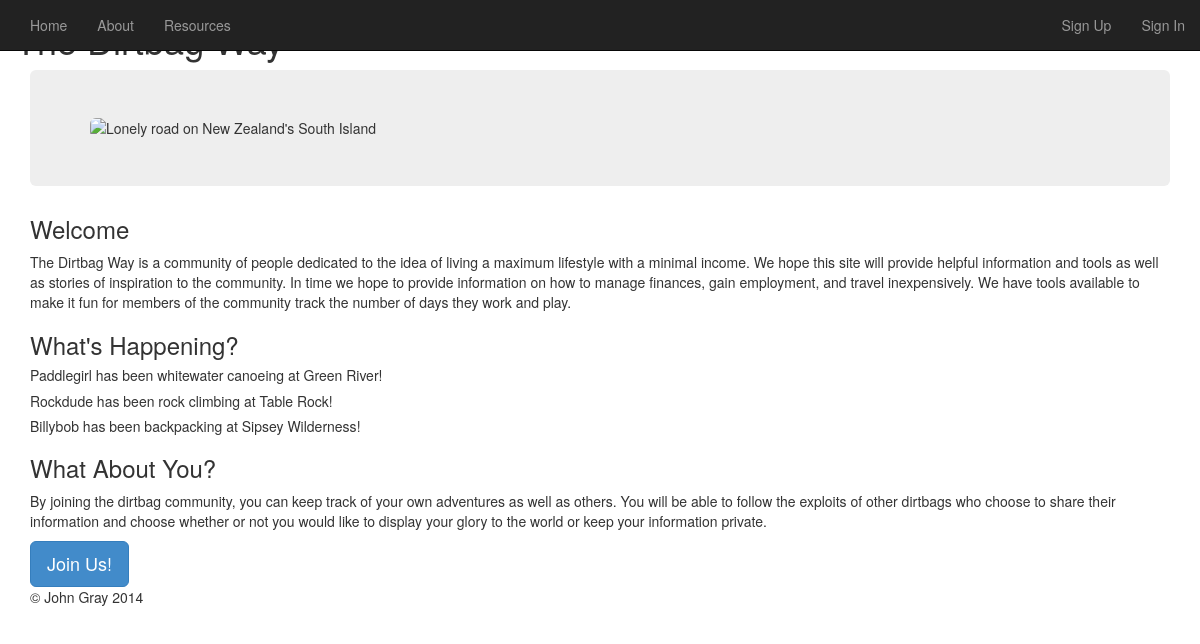
The page / on the database its author committed.
### tables this page shows
CREATE TABLE `entry_ent` (
  `id_ent` int(11) NOT NULL AUTO_INCREMENT,
  `id_usr_ent` int(11) NOT NULL,
  `id_atv_ent` int(11) NOT NULL,
  `id_rol_ent` int(11) NOT NULL,
  `date_ent` date NOT NULL,
  `num_days_ent` float unsigned NOT NULL,
  `location_ent` varchar(255) DEFAULT NULL,
  `id_sts_ent` int(11) NOT NULL,
  `id_cts_ent` int(11) NOT NULL,
  `route_ent` varchar(255) NOT NULL,
  `distance_ent` float unsigned DEFAULT NULL,
  `description_ent` longtext,
  PRIMARY KEY (`id_ent`),
  KEY `fk_entry_ent_users_usr_idx` (`id_usr_ent`),
  KEY `fk_entry_ent_activity_atv1_idx` (`id_atv_ent`),
  KEY `fk_entry_ent_role_rol1_idx` (`id_rol_ent`),
  KEY `fk_entry_ent_states_sts1_idx` (`id_sts_ent`),
  KEY `fk_entry_ent_countries_cts1_idx` (`id_cts_ent`)
);

CREATE TABLE `users_usr` (
  `id_usr` int(11) NOT NULL AUTO_INCREMENT,
  `username_usr` varchar(45) NOT NULL,
  `password_usr` varchar(75) NOT NULL,
  `privileges_usr` varchar(45) NOT NULL DEFAULT 'user',
  `fname_usr` varchar(45) NOT NULL,
  `lname_usr` varchar(45) NOT NULL,
  `visibility_usr` varchar(10) NOT NULL DEFAULT 'private',
  `profile_usr` mediumtext NOT NULL,
  PRIMARY KEY (`id_usr`),
  UNIQUE KEY `username_usr_UNIQUE` (`username_usr`)
);

CREATE TABLE `activity_atv` (
  `id_atv` int(11) NOT NULL AUTO_INCREMENT,
  `name_atv` varchar(45) NOT NULL,
  `description_atv` mediumtext NOT NULL,
  PRIMARY KEY (`id_atv`),
  UNIQUE KEY `name_atv_UNIQUE` (`name_atv`)
);

### util/main.php (called while the page is built, shortened)
<?php
$uri = $_SERVER['REQUEST_URI'];
$dirs = explode('/', $uri);
$app_path = '/' . $dirs[1] . '/';
?>

### model/log_entry_db.php (called while the page is built, shortened)
<?php
function get_entries_public(){
    global $db;
	$query = "SELECT id_ent, users_usr.username_usr, activity_atv.name_atv, role_rol.name_rol, date_ent, num_days_ent, location_ent, states_sts.abbr_sts, countries_cts.code_cts, route_ent, distance_ent, description_ent
				FROM entry_ent
				INNER JOIN users_usr on users_usr.id_usr = entry_ent.id_usr_ent
				INNER JOIN activity_atv on activity_atv.id_atv = entry_ent.id_atv_ent
				INNER JOIN role_rol on role_rol.id_rol = entry_ent.id_rol_ent
				INNER JOIN states_sts on states_sts.id_sts = entry_ent.id_sts_ent
				INNER JOIN countries_cts on countries_cts.id_cts = entry_ent.id_cts_ent
			WHERE users_usr.visibility_usr = 'public'
			ORDER by date_ent DESC
			LIMIT 3";
	$statement = $db->prepare($query);
    $statement->execute();
    $public_entries = $statement->fetchAll();
    return $public_entries;
}
?>

### public_app/home_public.php (the view, shortened to what this page needs)
<?php
include('view/header.php');
?>
<body id='home_public'>
    <div class="container">
		<?php
		if(isset($_SESSION['is_valid_user']) & ($_SESSION['privilege'] == 'user')) {
			include('view/users_nav.php');
		} elseif(isset($_SESSION['is_valid_user']) & ($_SESSION['privilege'] == 'admin')) {
			include('view/admin_nav.php');
		}	else{
			include('view/public_nav.php');
		}
		 ?>
	<div class="row">
        <header>
            <h1>The Dirtbag Way</h1>
		</header>
    </div>
		<section class="jumbotron">
			<img class="img-responsive img-rounded" src='<?php echo $app_path?>images/nzroad1170.png' alt="Lonely road on New Zealand's South Island">
		</section>
				<h3>Welcome</h3>
				<p>The Dirtbag Way is a community of people dedicated to the idea of living a maximum lifestyle with a minimal income. We hope this site will provide helpful information and tools as well as stories of inspiration to the community. In time we hope to provide information on how to manage finances, gain employment, and travel inexpensively. We have tools available to make it fun for members of the community track the number of days they work and play.</p>
			<h3>What's Happening?</h3>
			<?php $public_entries = get_entries_public(); ?>
			<?php foreach ($public_entries as $public_entry) : ?>
			<h5><?php echo ucfirst($public_entry['username_usr'])?> has been <?php echo $public_entry['name_atv']?> at <?php echo $public_entry['location_ent']?>!</h5>
			<?php endforeach; ?>
		<section>
			<h3>What About You?</h3>
			<p>By joining the dirtbag community, you can keep track of your own adventures as well as others. You will be able to follow the exploits of other dirtbags who choose to share their information and choose whether or not you would like to display your glory to the world or keep your information private.</p>
			<button class="btn btn-primary btn-lg center_btn" data-toggle="modal" data-target=".bs-example-modal-lg">Join Us!</button>
		</section>
<?php include('view/footer.php') ?>

### index.php (shortened to what this page needs)
<?php
require_once('util/main.php');
require_once('model/database_connection.php');
require_once('model/log_entry_db.php');
if (isset($_POST['action'])) {
    $action = strip_tags(trim($_POST['action']));
} else if (isset($_GET['action'])) {
    $action = strip_tags(trim($_GET['action']));
} else {
    $action = 'show_public_home';
}
		switch($action) {
		    case 'show_public_home':
		        include('public_app/home_public.php');
		        break;
			}
?>

### view/header.php (shortened to what this page needs)
<!DOCTYPE html>
  <head>
	<link rel="stylesheet" type="text/css" href="<?php echo $app_path?>/bootstrap/css/bootstrap.min.css">
	<link rel="stylesheet" type="text/css" href="<?php echo $app_path?>/bootstrap/js/bootstrap-datepicker-master/css/datepicker.css">
	<link rel="stylesheet" type="text/css" href="<?php echo $app_path?>/bootstrap/js/bootstrap-datepicker-master/css/datepicker3.css">
	<link rel="stylesheet" type="text/css" href="<?php echo $app_path?>/bootstrap/css/bootstrapValidator.min.css">
	<link rel="stylesheet" type="text/css" href="<?php echo $app_path?>/bootstrap/css/styles.css">
 </head>

### view/public_nav.php (shortened to what this page needs)
<div class="row">
    <nav class="navbar navbar-default navbar-fixed-top navbar-inverse" role="navigation">
        <div class="container-fluid">
            <div class="collapse navbar-collapse" id="navbar-collapse">
                <ul class="nav navbar-nav">
                    <li><a href="<?php echo $app_path?>">Home</a></li>
                    <li><a href="<?php echo $app_path?>/public_app/about.php">About</a></li>
                    <li><a href="<?php echo $app_path?>/public_app/resources.php">Resources</a></li>
                </ul>
                <ul class="nav navbar-nav navbar-right">
                	<li><a role="button" data-toggle="modal" data-target=".bs-example-modal-lg">Sign Up</a></li>
                    <li class="dropdown">
                        <a href="#" class="dropdown-toggle" data-toggle="dropdown">Sign In</a>
                    </li>
                </ul>
            </div>
        </div>
    </nav>
</div>

### view/footer.php (shortened to what this page needs)
		<section>
			<footer>
				<p>&#169; John Gray 2014</p>
			</footer>
		</section>
	</div>
</body>
</html>

### rows shown on the page
entry_ent: id_usr_ent.username_usr "Paddlegirl", id_atv_ent.name_atv "whitewater canoeing", location_ent "Green River"
entry_ent: id_usr_ent.username_usr "Rockdude", id_atv_ent.name_atv "rock climbing", location_ent "Table Rock"
entry_ent: id_usr_ent.username_usr "Billybob", id_atv_ent.name_atv "backpacking", location_ent "Sipsey Wilderness"
